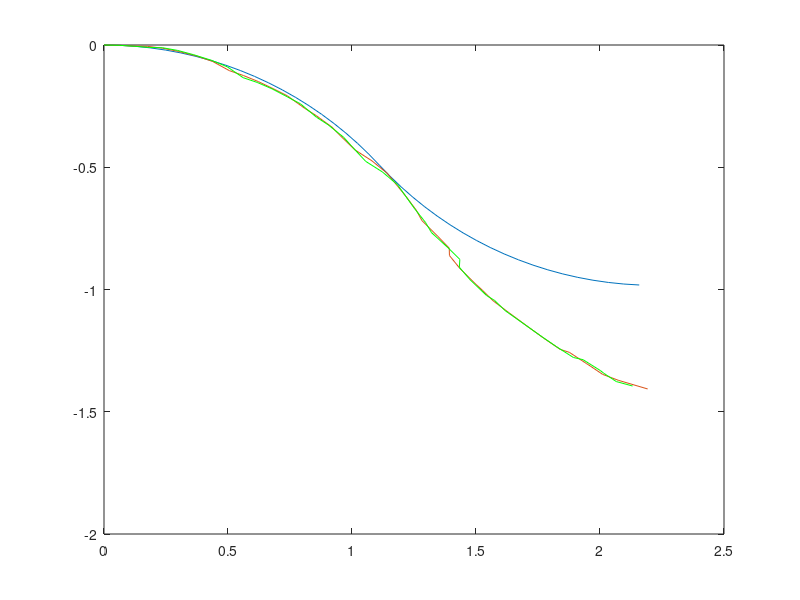

Reproduce this figure in MATLAB.
pos_true_X = [0]; 
pos_true_Y = [0];
pos_true_T = [0];
pos_mes_X = [0];
pos_mes_Y = [0];
pos_mes_T = [0];
posX = [0];
posY = [0];
posT = [0];
pri_est_X = [0];
pri_est_Y = [0];
pri_est_T = [0];
pos_est_X = [0];
pos_est_Y = [0];
pos_est_T = [0];

N = 40;
vL2 = [ones(20,1)*3;ones(20,1)*2];
vR2 = [ones(20,1)*2;ones(20,1)*3];
vL = zeros(N);
vR = zeros(N);
% PNoise_L = rand(N,1);
% PNoise_R = rand(N,1);
% ONoise_x = rand(N,1);
% ONoise_y= rand(N,1);
% ONoise_t= rand(N,1);
system_noise = [0.6 0.6];
measurement_noise = [5 5 0.08];
dt = 0.05;
r_wheel = 0.5;
b_wheel = 0.6;
P = zeros(3,3);
i = 2;
while(i<=N)
     %1 Velocites with noise
    vL=vL2(i-1)+ random('Normal', 0, system_noise(1));
    vR=vR2(i-1)+ random('Normal', 0, system_noise(2));
    dSL=dt*r_wheel*vL;
    dSR=dt*r_wheel*vR;
    dS=(dSL+dSR)/2;
    dTheta=(dSR-dSL)/b_wheel;
     %Real path (Kinematic model + velocities with noise)
    pos_true_X(i)=pos_true_X(i-1)+ dS*cos(pos_true_T(i-1)+ dTheta/2);
    pos_true_Y(i)=pos_true_Y(i-1)+ dS*sin(pos_true_T(i-1)+dTheta/2);
    pos_true_T(i)=pos_true_T(i-1)+ dTheta;
     %2. Measuremement
    %z(k)=h(x(k),u(k)) +w(k)), measurement of odometry= real path +measurement noise
    pos_mes_X(i)=pos_true_X(i)+ random('Normal',0,measurement_noise(1));
    pos_mes_Y(i)=pos_true_Y(i)+ random('Normal',0,measurement_noise(2));
    pos_mes_T(i)=pos_true_T(i)+ random('Normal',0,measurement_noise(3));
    pos_mes=[pos_mes_X(i) pos_mes_Y(i) pos_mes_T(i)];%1x3
%3. Estimation x^-(k)=f(x^(k-1),u(k),0)
    % Velocites without noise
    vL=vL2(i-1);
    vR=vR2(i-1);
    dSL=dt*r_wheel*vL;
    dSR=dt*r_wheel*vR;
    dS=(dSL+dSR)/2;
    dTheta=(dSR-dSL)/b_wheel;
    
    % Theory path = kinematic + velocities without noise
    posX(i)=posX(i-1)+ dS*cos(posT(i-1)+ dTheta/2);
    posY(i)=posY(i-1)+ dS*sin(posT(i-1)+dTheta/2);
    posT(i)=posT(i-1)+ dTheta;
    
    pri_est_X(i)=pos_est_X(i-1)+dS*cos(pos_est_T(i-1)+ dTheta/2);
    pri_est_Y(i)=pos_est_Y(i-1)+dS*sin(pos_est_T(i-1)+dTheta/2);
    pri_est_T(i)=pos_est_T(i-1)+dTheta;
    pri_est=[ pri_est_X(i) pri_est_Y(i) pri_est_T(i)]; %1x3
    
%4. P va Kalman gain K
    A=[1 0 -dS*sin(pos_est_T(i-1)+dTheta/2);0 1 dS*cos(pos_est_T(i-1)+dTheta/2); 0 0 1]; % Jacobian of input system
    W=dt*r_wheel/2*[cos(pos_est_T(i-1)+dTheta/2)-(dS/b_wheel)*sin(pos_est_T(i-1)+dTheta/2) ... % Jacobian of input noise
                    cos(pos_est_T(i-1)+dTheta/2)+(dS/b_wheel)*sin(pos_est_T(i-1)+dTheta/2);...
                    sin(pos_est_T(i-1)+dTheta/2)+(dS/b_wheel)*cos(pos_est_T(i-1)+dTheta/2) ...
                    sin(pos_est_T(i-1)+dTheta/2)-(dS/b_wheel)*cos(pos_est_T(i-1)+dTheta/2);...
                    1/b_wheel -1/b_wheel];
%     sig = sqrt((0.5^2)/12);
%     Q = [sig*(vL^2) 0; 0 sig*(vR^2)];
%     R = [sig 0 0; 0 sig 0; 0 0 sig];
    Q = [1*vR2(i)^2          0;
         0          1*vL2(i)^2];
    R = [10		0		0;
			 0		10 		0;
			 0		0		0.01];
    prior_P =A*P*A'+W*Q*W'; %3x3
    K=P/(P+R); %3x3
    
    % Correct priori estimate with measurement z
    residual=pos_mes-pri_est;
    pos_est= pri_est' + K*(residual)';   % 1x3+ 3*3(3x1-3x1)=3x1
    
    pos_est_X(i)= pos_est(1); % posteriori estimate
    pos_est_Y(i)= pos_est(2);
    pos_est_T(i)= pos_est(3);
    
    P=prior_P-K*prior_P; % update 
        
    i=i+1;
 end  
plot(posX,posY);
hold on;
plot(pos_est_X,pos_est_Y);
hold on;
plot(pri_est_X,pri_est_Y,'g');